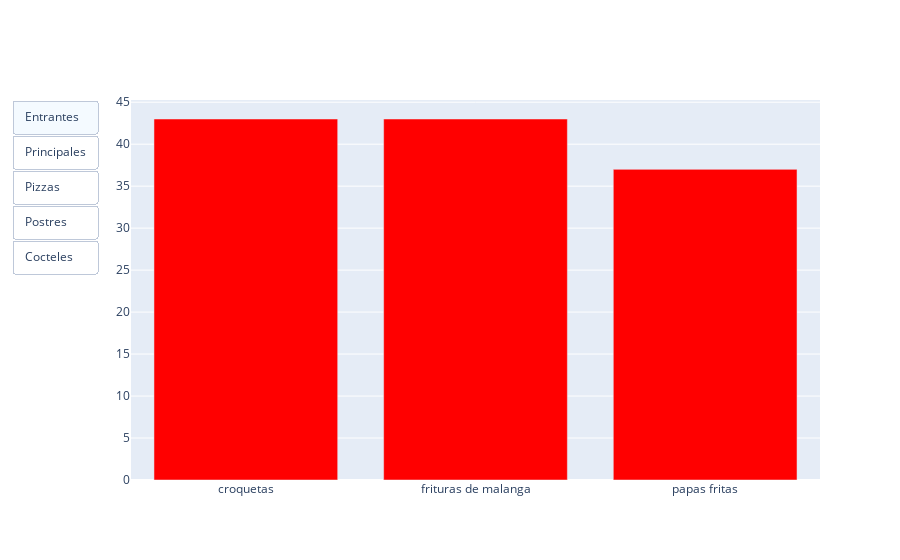

Here is the notebook cell this chart was saved with:
### Markdown cell above
Ay!!, mijo lo único que te va a pedir tu madre es que por favor no me pongas a preparar moderneses tu sabes que mi cocina es a la antigua y compra sazones naturales que para tí no es novedad el odio que le tengo a cocinar con polvitos de esos.

-Alejandro: Tranquila vieja, aquí se cocina lo que tú digas y sabes que no hay cosa que nos guste más a nosotros que los platillos comunes, aqui no somos de caviar, ni de salmón, hasta el restaurante mas glamuroso de La Habana tiene que tener en su menú una oferta de ropa vieja y unas buenas croquetas.

### Code cell
#Grafico de barras que muestra cuales son los 3 (entrantes,principales,pizzas,postres,cocteles) mas comunes en los menu :)

entrantes_nombres = []
entrantes_comunes = []

for i, row in data.iterrows():
    menu = row["menu"]
    if isinstance(menu, dict) and "starters" in menu:  
        for starter in menu["starters"]:
            nombre = starter.get("item_name")
            if nombre is not None: 
                nombre_igualado =bp.i_nombre(nombre)
                entrantes_nombres.append(nombre_igualado)
counter = Counter(entrantes_nombres)
tres_mas_comunes = counter.most_common(3)
for nombre, frecuencia in tres_mas_comunes:
    entrantes_comunes.append((nombre, frecuencia))
    

principales_nombres = []
principales_comunes = []

for i, row in data.iterrows():
    menu = row["menu"]
    if isinstance(menu, dict) and "mains" in menu:  
        for starter in menu["mains"]:
            nombre = starter.get("item_name")
            if nombre is not None: 
                nombre_igualado = bp.i_nombre(nombre)
                principales_nombres.append(nombre_igualado)
counter = Counter(principales_nombres)
tres_mas_comunes = counter.most_common(3)
for nombre, frecuencia in tres_mas_comunes:
    principales_comunes.append((nombre, frecuencia))

pizza_nombres = []
pizza_comunes = []

for i, row in data.iterrows():
    menu = row["menu"]
    if isinstance(menu, dict) and "pizza" in menu:  
        for starter in menu["pizza"]:
            nombre = starter.get("item_name")
            if nombre is not None: 
                nombre_igualado = bp.i_nombre(nombre)
                pizza_nombres.append(nombre_igualado)
counter = Counter(pizza_nombres)
tres_mas_comunes = counter.most_common(3)
for nombre, frecuencia in tres_mas_comunes:
    pizza_comunes.append((nombre, frecuencia))

postres_nombres = []
postres_comunes = []

for i, row in data.iterrows():
    menu = row["menu"]
    if isinstance(menu, dict) and "desserts" in menu:  
        for starter in menu["desserts"]:
            nombre = starter.get("item_name")
            if nombre is not None: 
                nombre_igualado = bp.i_nombre(nombre)
                postres_nombres.append(nombre_igualado)
counter = Counter(postres_nombres)
tres_mas_comunes = counter.most_common(3)
for nombre, frecuencia in tres_mas_comunes:
    postres_comunes.append((nombre, frecuencia))


cocteles_nombres = []
cocteles_comunes = []
for i, row in data.iterrows():
    menu = row["menu"]
    if isinstance(menu, dict) and "cocktails" in menu:  
        for cocktail in menu["cocktails"]:
            nombre = cocktail.get("item_name")
            if nombre is not None: 
                nombre_igualado = bp.i_nombre(nombre)
                cocteles_nombres.append(nombre_igualado)
counter = Counter(cocteles_nombres)
tres_mas_comunes = counter.most_common(3)
for nombre, frecuencia in tres_mas_comunes:
    cocteles_comunes.append((nombre, frecuencia))

starters = entrantes_comunes
mains = principales_comunes
pizzas = pizza_comunes
desserts = postres_comunes
cocktails = cocteles_comunes

grafico_starters = bp.c_grafico(starters, "Entrantes", "red")
grafico_mains = bp.c_grafico(mains, "Principales", "blue")
grafico_pizzas = bp.c_grafico(pizzas, "Pizzas","green")
grafico_desserts = bp.c_grafico(desserts, "Postres", "orange")
grafico_cocktails = bp.c_grafico(cocktails, "Cocteles", "purple")


fig = go.Figure()


fig.add_traces([grafico_starters, grafico_mains, grafico_pizzas, grafico_desserts, grafico_cocktails])

fig.update_traces(visible=False)
fig.data[0].visible = True  


buttons = [
    dict(label="Entrantes", method="update", args=[{"visible": [True, False, False, False, False]}, {"title": "Entrantes mas comunes"}]),
    dict(label="Principales", method="update", args=[{"visible": [False, True, False, False, False]}, {"title": "Principales mas comunes"}]),
    dict(label="Pizzas", method="update", args=[{"visible": [False, False, True, False, False]}, {"title": "Pizzas mas comunes"}]),
    dict(label="Postres", method="update", args=[{"visible": [False, False, False, True, False]}, {"title": "Postres mas comunes"}]),
    dict(label="Cocteles", method="update", args=[{"visible": [False, False, False, False, True]}, {"title": "Cocteles mas comunes"}]),]
   
fig.update_layout(
    updatemenus=[
        dict(
            type="buttons",
            showactive=True,
            buttons=buttons,
        )
    ]
)

pio.show(fig)

### Figure 1 — Plotly figure (JSON) as saved in the notebook; plotly's stock layout.template omitted (floating-point values rounded to 4 significant figures)
{"data": [{"marker": {"color": "red"}, "name": "Entrantes", "type": "bar", "visible": true, "x": ["croquetas", "frituras de malanga", "papas fritas"], "y": [43, 43, 37]}, {"marker": {"color": "blue"}, "name": "Principales", "type": "bar", "visible": false, "x": ["ropa vieja", "bistec de cerdo", "vaca frita"], "y": [47, 30, 29]}, {"marker": {"color": "green"}, "name": "Pizzas", "type": "bar", "visible": false, "x": ["pizza napolitana", "pizza hawaiana", "pizza de jamon"], "y": [38, 30, 19]}, {"marker": {"color": "orange"}, "name": "Postres", "type": "bar", "visible": false, "x": ["flan", "copa de helado", "copa lolita"], "y": [19, 17, 15]}, {"marker": {"color": "purple"}, "name": "Cocteles", "type": "bar", "visible": false, "x": ["cuba libre", "mojito", "caipiroska"], "y": [69, 65, 61]}], "layout": {"updatemenus": [{"buttons": [{"args": [{"visible": [true, false, false, false, false]}, {"title": "Entrantes mas comunes"}], "label": "Entrantes", "method": "update"}, {"args": [{"visible": [false, true, false, false, false]}, {"title": "Principales mas comunes"}], "label": "Principales", "method": "update"}, {"args": [{"visible": [false, false, true, false, false]}, {"title": "Pizzas mas comunes"}], "label": "Pizzas", "method": "update"}, {"args": [{"visible": [false, false, false, true, false]}, {"title": "Postres mas comunes"}], "label": "Postres", "method": "update"}, {"args": [{"visible": [false, false, false, false, true]}, {"title": "Cocteles mas comunes"}], "label": "Cocteles", "method": "update"}], "showactive": true, "type": "buttons"}]}}
